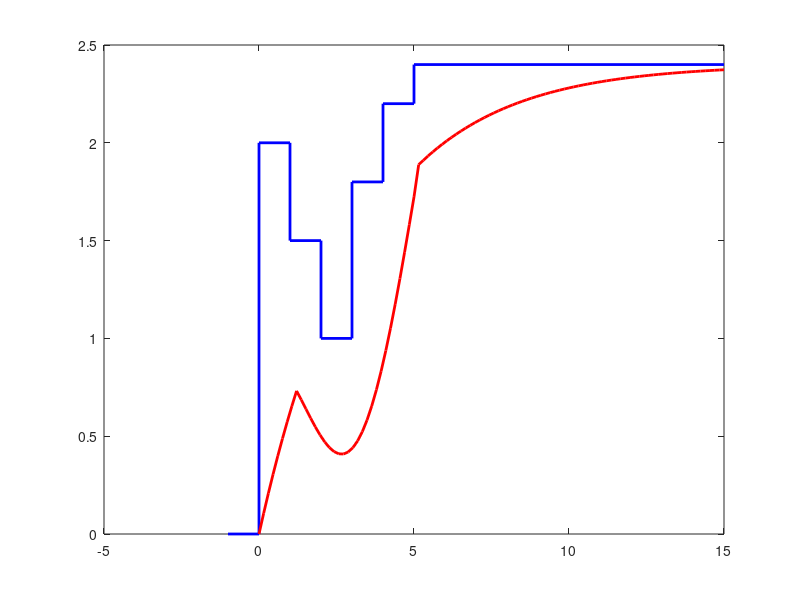

Recreate this plot in MATLAB.
t=[-1 0 0 1 1 2 2 3 3 4 4 5 5 15];
u=[0 0 2 2 1.5 1.5 1 1 1.8 1.8 2.2 2.2 2.4 2.4];

tt=linspace(0,15,100);
uu=2.4*(1-exp(-0.3*tt));
uuu=[zeros(1,8),-sin(0:.12:3.1),zeros(1,66)];
figure(1); clf reset
plot(t,u,'b','linewidth',2); hold on
plot(tt,uu+uuu,'r','linewidth',2); 